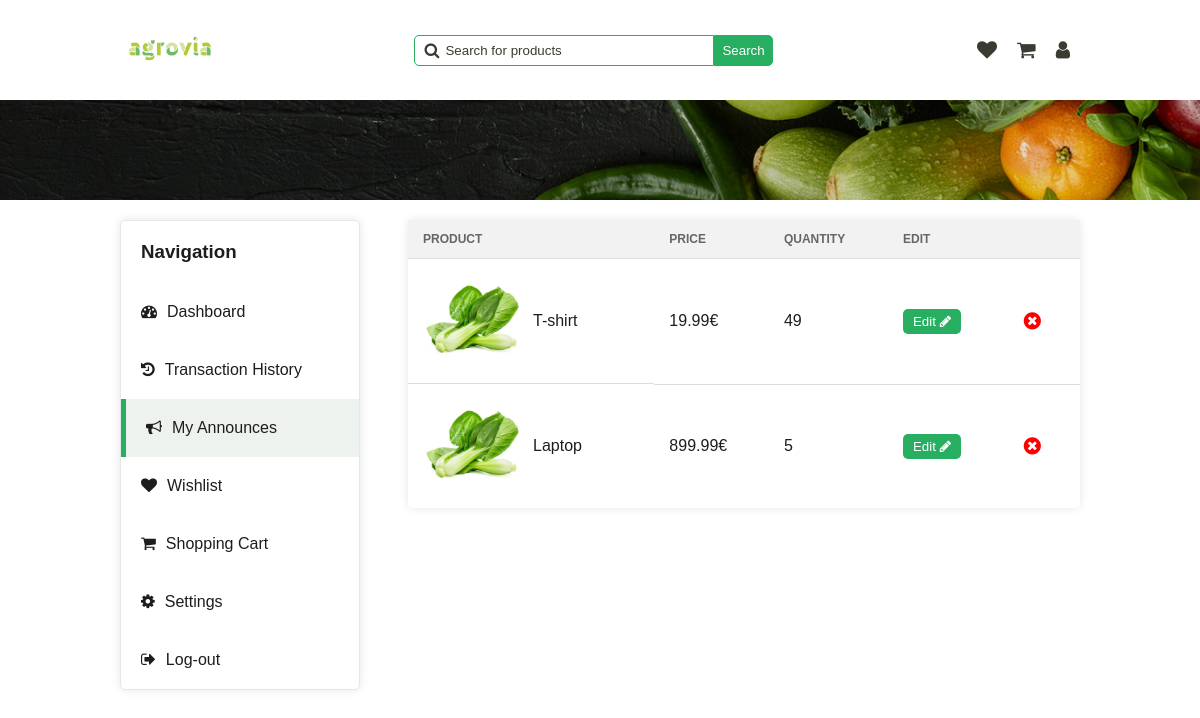
The app's page /pages/my-announces.php (signed in), older data.
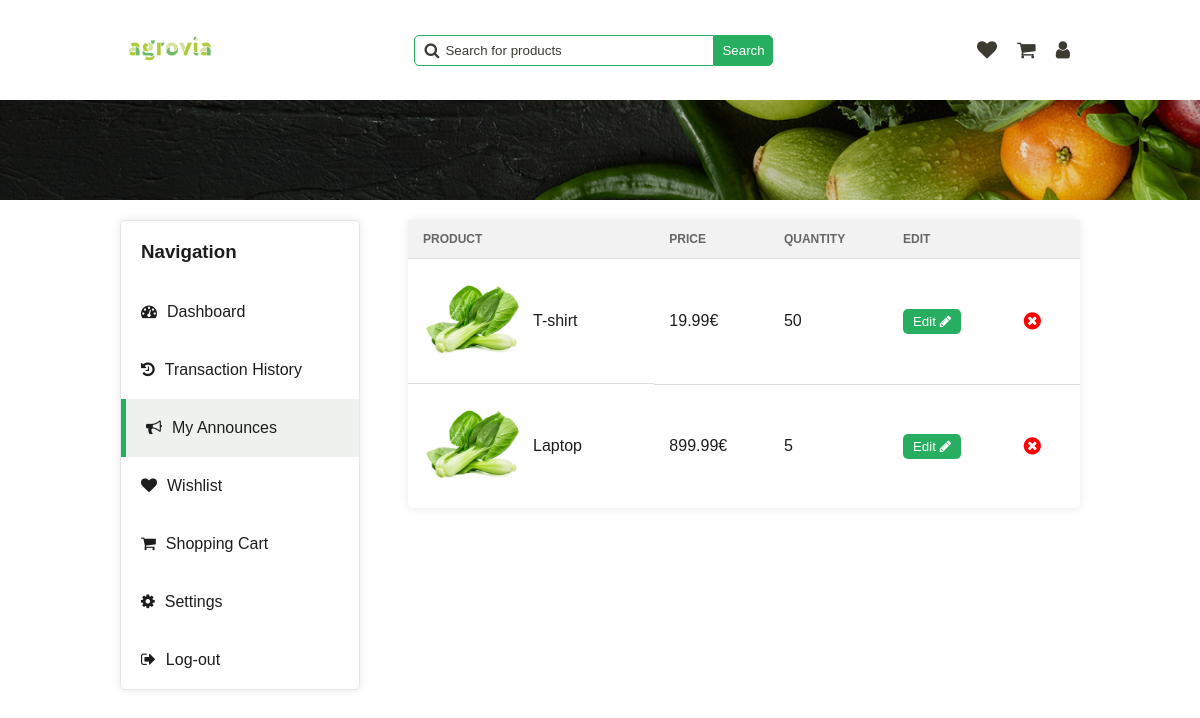
The same page, newer data.
### tables this page shows
CREATE TABLE Announce (
  id INTEGER PRIMARY KEY,
  id_category INTEGER,
  image TEXT,
  title TEXT,
  description TEXT,
  price FLOAT,
  quantity INTEGER,
  rating INTEGER,
  out_of_stock BOOLEAN,
  FOREIGN KEY (id_category) REFERENCES Category(id)
);

### php/announce.php (called while the page is built, shortened)
<?php
require '../php/pdo.php';
function get_user_announces_by_id($user_id)
{
    global $pdo;
    $query = "SELECT * FROM Announce WHERE id IN (SELECT announce_id FROM UserAnnounce WHERE user_id = :user_id)";
    $stmt = $pdo->prepare($query);
    $stmt->bindParam(':user_id', $user_id);
    $stmt->execute();
    $announce = $stmt->fetchAll(PDO::FETCH_ASSOC);
    return $announce;
}
?>

### pages/my-announces.php (the view, shortened to what this page needs)
<!DOCTYPE html>
<html lang="en">
<head>
    <link rel="stylesheet" href="../styles/alert.css">
    <link rel="stylesheet" href="../styles/dashboard.css" onload="load_theme()">
    <link rel="stylesheet" href="../styles/main-header.css">
    <link rel="stylesheet" href="../styles/my-announces.css">
    <link rel="stylesheet" href="../styles/confirm-modal.css">
    <link rel="stylesheet" href="../styles/wishlist.css">
    <link rel="stylesheet" href="https://cdnjs.cloudflare.com/ajax/libs/font-awesome/4.7.0/css/font-awesome.min.css">
</head>
<body>
    <header>
        <a href="../pages/home.php"><img src="../assets/logo/agrovia-green.png" alt="logo"></a>
        <div class="search-bar">
            <span>
                <i class="fa fa-search"></i>
                <input type="text" name="search" id="search" placeholder="Search for products"
                    onkeydown="if(event.keyCode === 13) search()">
            </span>
            <button onclick="search()">Search</button>
        </div>
        <div class="user">
            <a href="../pages/wishlist.php">
                <i class="fa fa-heart"></i>
            </a>
            <a href="../pages/shopping-cart.php">
                <i class="fa fa-shopping-cart"></i>
            </a>
            <a href="../pages/dashboard.php">
                <i class="fa fa-user"></i>
            </a>
        </div>
    </header>
    <div class="separator-background"></div>
    <?php
    require "../php/user.php";
    require "../php/announce.php";
    $user_announces = get_user_announces_by_id($_SESSION['user_id']);
    ?>
    <div class="main-container">
        <section class="navigation">
            <h3>Navigation</h3>
            <a href="../pages/dashboard.php">
                <i class="fa fa-tachometer" aria-hidden="true"></i>
                <span>Dashboard</span>
            </a>
            <a href="../pages/transaction-history.php">
                <i class="fa fa-history"></i>
                <span>Transaction History</span>
            </a>
            <a href="../pages/my-announces.php" class="active">
                <i class="fa fa-bullhorn"></i>
                <span>My Announces</span>
            </a>
            <a href="../pages/wishlist.php">
                <i class="fa fa-heart"></i>
                <span>Wishlist</span>
            </a>
            <a href="../pages/shopping-cart.php">
                <i class="fa fa-shopping-cart"></i>
                <span>Shopping Cart</span>
            </a>
            <a href="../pages/settings.php">
                <i class="fa fa-gear"></i>
                <span>Settings</span>
            </a>
            <a href="../php/log-out.php">
                <i class="fa fa-sign-out"></i>
                Log-out
            </a>
        </section>
        <section class="tab-content my-announces-section">
            <table>
                <tr>
                    <th>Product</th>
                    <th>Price</th>
                    <th>Quantity</th>
                    <th>Edit</th>
                    <th></th>
                </tr>
                <?php foreach ($user_announces as $item): ?>
                    <tr id="wishlist-item-<?php echo $item['id']; ?>">
                        <td class="product">
                            <img src="<?php echo $item['image']; ?>" alt="product">
                            <span class="title"><?php echo $item['title']; ?></span>
                        </td>
                        <td class="price" id="price-<?php echo $item['id']; ?>">
                            <?php echo $item['price']; ?>€
                        </td>
                        <td class="stock-status">
                            <span>
                                <span class="quantity"
                                    id="count-<?php echo $item['id']; ?>"><?php echo $item['quantity']; ?></span>
                            </span>
                        </td>
                        <td>
                            <button class="edit-btn" onclick="open_edit_announce_modal(
                                            <?php echo $item['id']; ?>,
                                            '<?php echo $item['title']; ?>',
                                            '<?php echo $item['description']; ?>',
                                            <?php echo $item['price']; ?>,
                                            <?php echo $item['quantity']; ?>
                            )">
                                Edit <i class="fa fa-pencil" aria-hidden="true"></i>
                            </button>
                        </td>
                        <td>
                            <button class="delete-btn" onclick="delete_announce(<?php echo $item['id']; ?>)">
                                <i class="fa fa-times-circle" aria-hidden="true"></i>
                            </button>
                        </td>
                    </tr>
                    <?php
                endforeach;
                ?>
            </table>
        </section>
    </div>
</body>
</html>

### styles/dashboard.css (style rules this page uses)
.main-container { margin-top: 120px; display: flex; justify-content: space-between; color: var(--dark); }
.main-container .navigation { display: flex; justify-content: flex-start; flex-direction: column; background-color: var(--white); width: 25%; border-radius: 5px; height: max-content; box-shadow: 0 0 10px rgba(0, 0, 0, 0.1); border: 1px solid var(--light-stroke); }
.main-container .navigation h3 { padding: 20px; margin: 0; color: var(--dark); }
.main-container .navigation a { padding: 20px; display: flex; justify-content: flex-start; text-decoration: none; color: var(--dark); }
.main-container .navigation a.active { background-color: var(--light-hover-green); border-left: 5px solid var(--secondary); }
.main-container .navigation a i { margin-right: 10px; }

### styles/main-header.css (style rules this page uses)
header { display: flex; justify-content: space-between; align-items: center; }
header a img { width: 100px; }
header .search-bar { display: flex; align-items: center; }
header .search-bar span { display: flex; align-items: center; position: relative; }
header .search-bar span i { position: absolute; left: 10px; color: var(--text); }
header .search-bar span input { padding: 7px; border: 1px solid var(--secondary); border-radius: 5px 0 0 5px; padding-left: 30px; min-width: 300px; }
header .search-bar span input::placeholder { color: var(--text); position: absolute; left: 30px; }
header .search-bar button { padding: 7px; border-radius: 0 5px 5px 0; background-color: var(--secondary); color: var(--white); border: 1px solid var(--secondary); cursor: pointer; }
header .user { display: flex; align-items: center; }
header .user a { text-decoration: none; padding: 10px; }
header .user a i { font-size: 20px; color: var(--text); }
.separator-background { background-image: url("../../assets/backgrounds/separator-background.png"); background-size: cover; background-position: center; background-repeat: no-repeat; width: 100%; height: 100px; position: absolute; left: 0; }

### styles/my-announces.css (style rules this page uses)
table .edit-btn { background-color: var(--secondary); color: white; padding: 5px 10px; border-radius: 5px; border: none; cursor: pointer; }
input[type="text"], input[type="number"], textarea { width: calc(100% - 16px); padding: 8px; border-radius: 5px; border: 1px solid #ccc; }

### styles/wishlist.css (style rules this page uses)
.tab-content { background-color: transparent; width: 70%; padding: 0; display: flex; align-items: flex-end; flex-direction: column; }
.tab-content table { border-radius: 5px; border: none; width: 100%; border-collapse: collapse; background-color: var(--white); margin-bottom: 22px; box-shadow: 0 0 10px rgba(0, 0, 0, 0.1); }
table tr:last-child td { border-bottom: none; }
table { width: 100%; border-collapse: collapse; border-spacing: 0; border: 1px solid var(--light-stroke); }
th, td { padding: 12px 15px; text-align: left; border-bottom: 1px solid #ddd; }
td { color: var(--dark); font-weight: 500; }
td.product { display: flex; align-items: center; }
td.product span { margin-left: 10px; }
th { background-color: #f2f2f2; color: #666; text-transform: uppercase; font-size: 12px; }
img { max-width: 100px; height: auto; display: block; }
.delete-btn { background-color: transparent; outline: none; border: none; color: var(--error); cursor: pointer; }
.delete-btn i { font-size: 20px; }

### styles/global.css (style rules this page uses)
.light-theme { --primary: rgba(255, 255, 255, 1); --secondary: rgba(39, 174, 96, 1); --tertiary: rgba(146, 227, 169, 1); --text: rgba(59, 59, 49, 1); --hover-color: rgba(200, 200, 200, 1); --white: rgba(255, 255, 255, 1); --dark: rgba(29, 29, 29, 1); --gray: rgba(102, 102, 102, 1); --error: rgba(255, 0, 0, 1); --light-hover-green: rgba(237, 242, 238, 1); --light-stroke: rgba(230, 230, 230, 1); --secondary-hover: #45a049; }
* { box-sizing: border-box; }
body, body.dark-theme, body.light-theme { font-family: "Overpass", sans-serif; -webkit-font-smoothing: antialiased; -moz-osx-font-smoothing: grayscale; background-color: var(--primary); color: var(--text); width: 80%; max-width: 1200px; margin: 0 auto; transition: background-color 0.3s ease, transform 0.5s cubic-bezier(0.68, -0.55, 0.27, 1.55); }
body { --primary: rgba(29, 29, 29, 1); --secondary: rgba(39, 174, 96, 1); --tertiary: rgba(146, 227, 169, 1); --text: rgba(210, 210, 210, 1); --hover-color: rgba(62, 62, 62, 1); --white: rgba(255, 255, 255, 1); --dark: rgba(29, 29, 29, 1); --gray: rgba(102, 102, 102, 1); --error: rgba(255, 0, 0, 1); --light-hover-green: rgba(237, 242, 238, 1); --light-stroke: rgba(230, 230, 230, 1); }

Row changes from the older to the newer data that the page shows:
changed announce "T-shirt": quantity "49" → "50"
